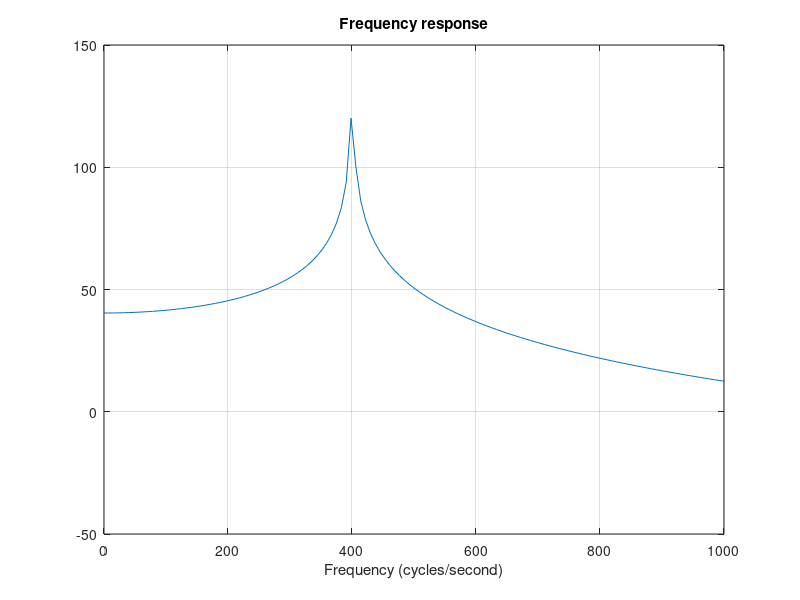

Here is the MATLAB script that generated this plot:
%% makefilter_03.m 
% Filter twice for gradual rise time

%%

clc
clear

%% Difference equation
% y(n) = b0 x(n) - a1 y(n-1) - a2 y(n-2)

Fs = 8000;          % sampling frequency (sample/second)
F1 = 400;           % frequency (cycles/second)
f1 = F1/Fs          % normalized fequenccy (cycles/sample)
om1 = 2*pi * f1;    % normalized fequenccy (radians/sample)

Ta = 0.4;           % duration (seconds) [time till 1% amplitude]
Tb = 0.9;
r1 = 0.01^(1/(Ta*Fs));
r2 = 0.01^(1/(Tb*Fs));

a = [1 -2*r1*cos(om1) r1^2]  % recursive part
b = 1;              % non-recursive part

%% Impulse response
% Note that the amplitude profile has the form E(n) = n r^n.

N = Fs;
n = 0:N;

imp = [1 zeros(1, N)];
h = filter(b, a, imp);

figure(1)
clf
plot(n/Fs, h)
title('Impulse response');
xlabel('Time (sec)')
zoom xon

%% Listen

soundsc(h, Fs)

%% Second filter
a1_2 = [1 -2*r2*cos(om1) r2^2];  % recursive part
b1_2 = 1;

a2 = conv(a, a1_2);
b2 = conv(b, b1_2);

h2 = filter(b2, a2, imp);

plot(n/Fs, h2)
title('Impulse response');
xlabel('Time (sec)')

% What is the peak amplitude in terms of f1 and r?

peak = log((r1-1)/(r2-1))/log(r2/r1)
peak = peak/Fs

%% Listen
soundsc(h2, Fs)

%% Pole-zero plot
% Note that the poles double poles

zplane(b2, a2)
title('Pole-zero Plot')

%% Frequency response
% The frequency response has a peak at f1

[H2, om] = freqz(b2, a2);
f = om / (2*pi) * Fs;
plot(f, abs(H2))
title('Frequency response')
xlabel('Frequency (cycles/second)')
xlim([0 1000])
grid


%%

H2dB = 20*log10(abs(H2));

plot(f, H2dB)
title('Frequency response')
xlabel('Frequency (cycles/second)')
xlim([0 1000])
grid